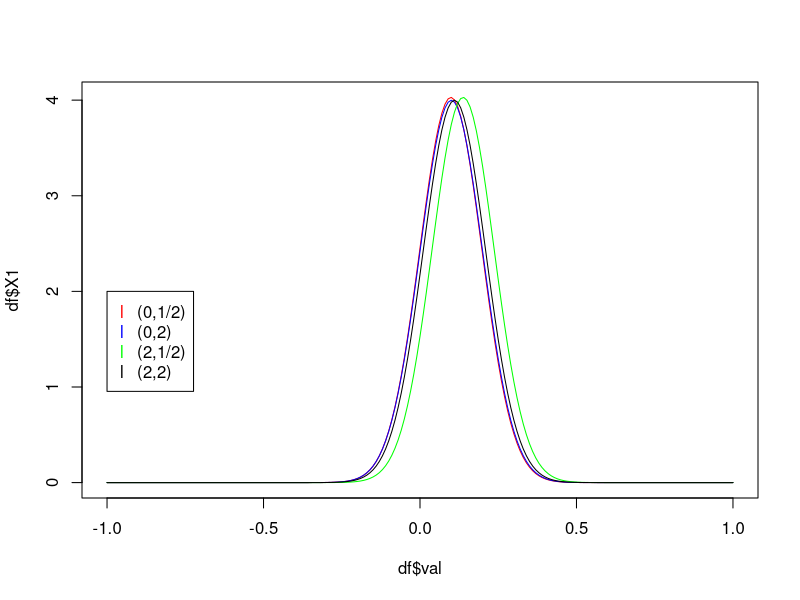
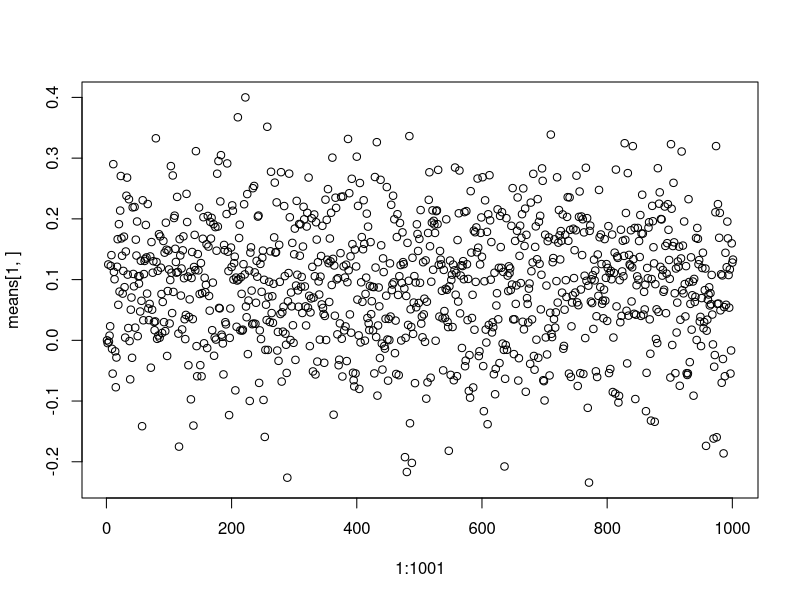
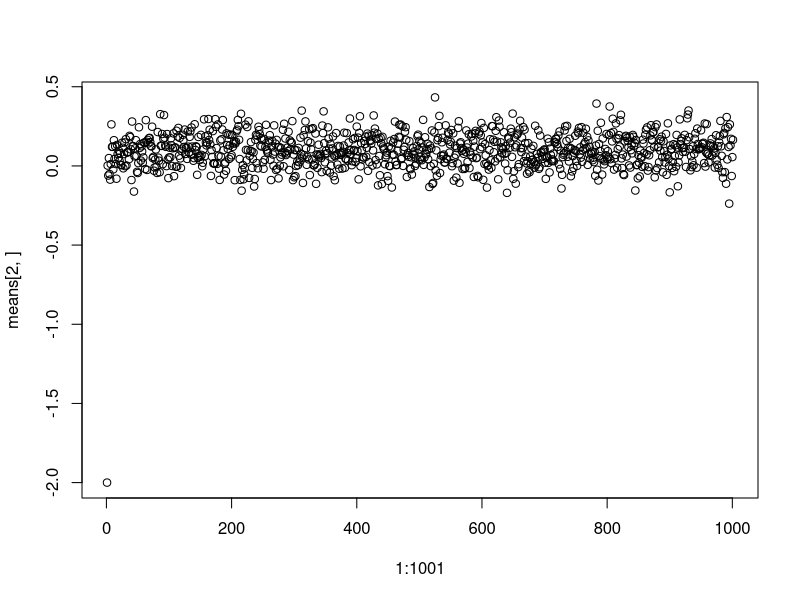
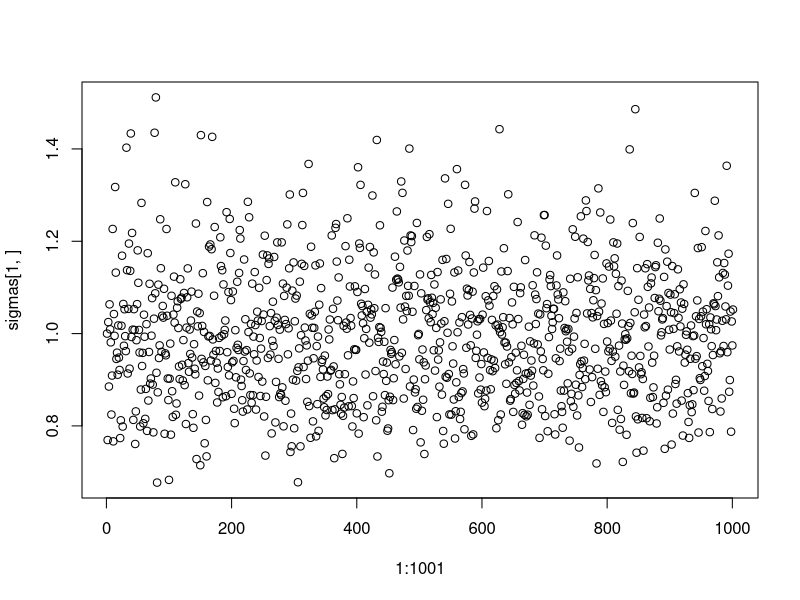
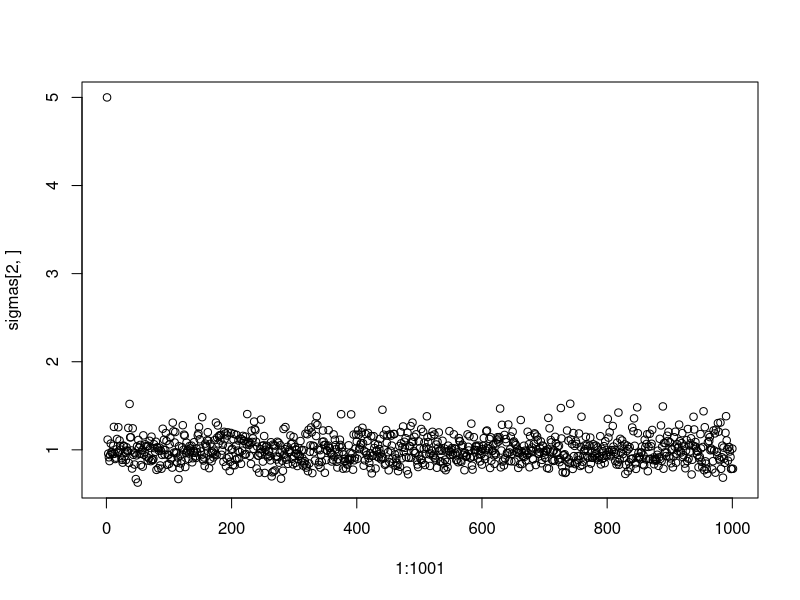
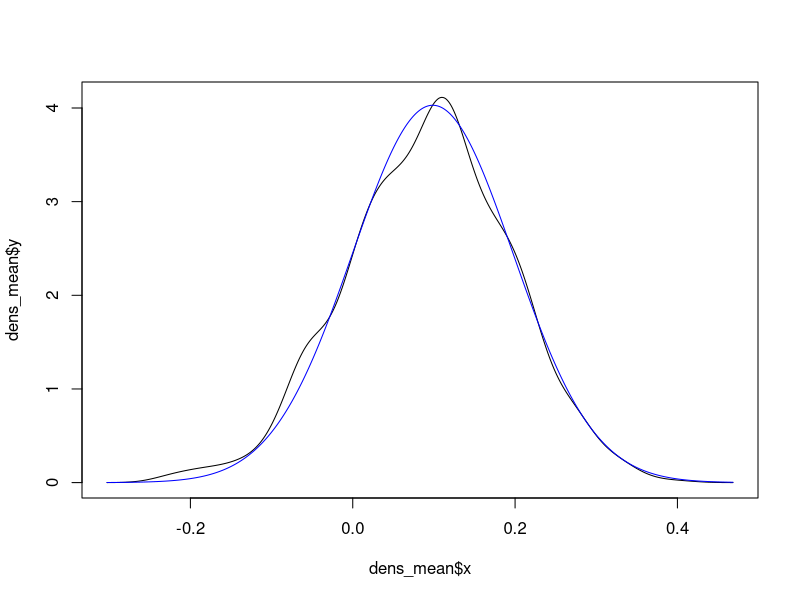
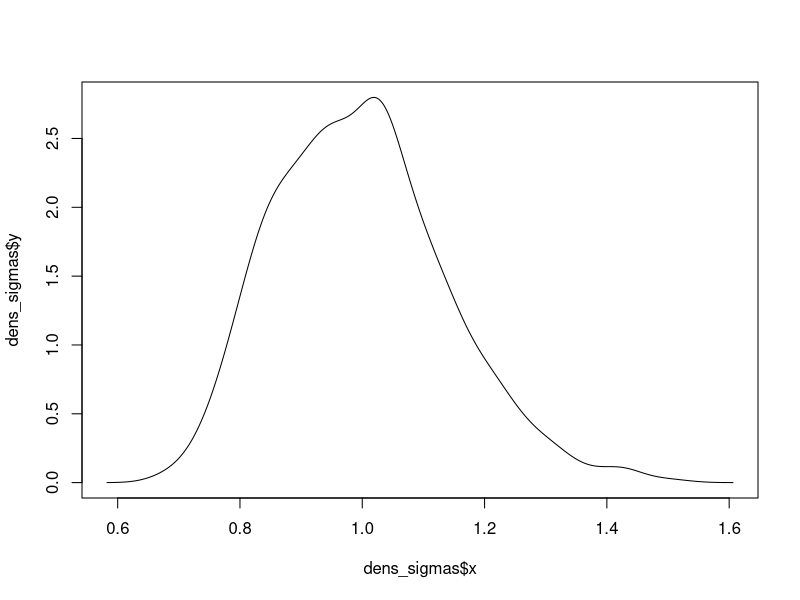
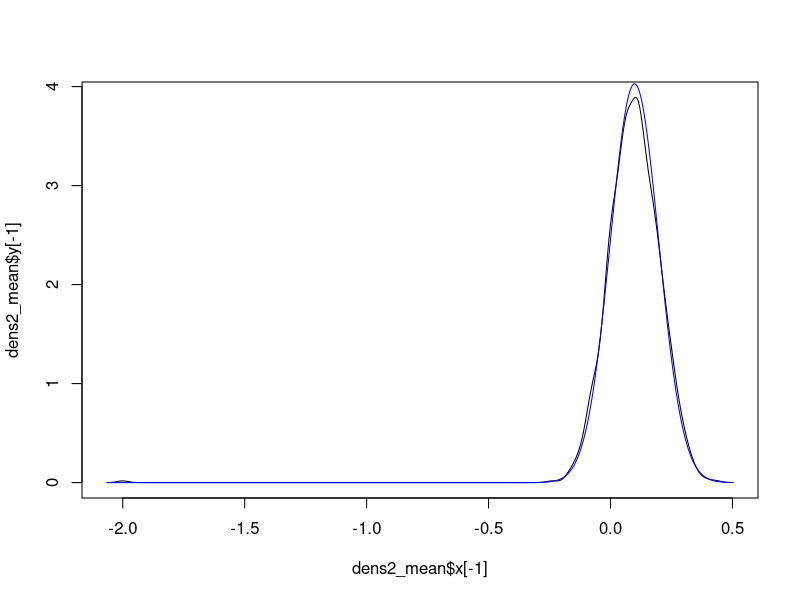

R code for these plots, in order:
library(ggplot2)
library(tidyr)

##Parts a-d

N = 100
X = rnorm(mean = 0, sd = 1, n = N)

mean = c(0,0,2,2)
var = c(1/2, 2, 1/2, 2)


val = seq(-1,1, by = 0.01)
data = matrix(nrow = length(val), ncol = 5)

max = matrix(nrow = 1, ncol = 4)

colnames(data) = c("val", 1,2,3,4)
colnames(max) = c(1,2,3,4)
data[,1] = val

post = function(par){
  mu = par[1]
  
  l = -1/sqrt(2 * pi * tao_n)*exp(-(mu-mu_n)^2/(2*tao_n))
  
  return(l) 
  
}

for (i in 1:4){
  
  mu_n = (N/1*mean(X)+1/var[i]*mean[i])/(N/1+1/var[i])
  tao_n = 1/(N/1+1/var[i])
  
  f = 1/sqrt(2 * pi * tao_n)*exp(-(val-mu_n)^2/(2*tao_n))
  
  data[,i+1] = f
  
  ##assign(paste0("post_",i), f)
  
  maximum = optim(c(0), post)
  
  max[1,i] =  maximum$par
  
}

df = data.frame(data)
max

plot(df$val, df$X1,type = "l", col = "red")
lines(df$val, df$X2, type = "l", col = "blue")
lines(df$val, df$X3, type = "l", col = "green")
lines(df$val, df$X4, type = "l", col = "black")

legend(-1,2,legend=c("(0,1/2)","(0,2)","(2,1/2)", "(2,2)"), col=c("red","blue","green","black"),
       pch=c("l","l","l","l"))


##e-h

##Prior parameters 
mu = 0
tao = 1/2 
alpha = 1
beta = 1


##Initial values
mu_0= c(0,-2)
sigma_0 = c(1,5)

means = matrix(nrow = 2, ncol = 1001)
sigmas = matrix(nrow = 2, ncol = 1001)

for (j in 1:2){
  means[j,1] = mu_0[j]
  sigmas[j,1] = sigma_0[j]
  
  for(i in 1:1000){
    
    mu_n = (N/sigmas[j,i]*mean(X)+1/tao*mu)/(N/sigmas[j,i]+1/tao) ##Posterior mean
    tao_n = 1/(N/sigmas[j,i]+1/tao) ##Posterior variance
    
    means[j,i+1] = rnorm(n = 1, mean = mu_n, sd = sqrt(tao_n)) ##Draw next mean from distribution
    #conditional on data and variance[i]
    
    squares = (X - means[j,i+1])^2 
    
    shape_a = alpha + N/2 ##Posterior shape
    
    rate_b = beta + 1/2*sum(squares) ##Posterior rate
    
    sigmas[j,i+1] = 1/rgamma(n = 1,shape = shape_a, rate =rate_b) ##Draw next variance from
    #distribution conditional on data and mean[i + 1]
    
    
  } 
  
  

}

plot(1:1001, means[1,])
plot(1:1001, means[2,])
plot(1:1001, sigmas[1,])
plot(1:1001, sigmas[2,])

#f
dens_mean = density(means[1,])
dens_sigmas = density(sigmas[1,])


mu_n = (N/1*mean(X)+1/tao*mu)/(N/1+1/tao)
tao_n = 1/(N/1+1/tao)


f_mean = 1/sqrt(2 * pi * tao_n)*exp(-(dens_mean$x-mu_n)^2/(2*tao_n))

plot(dens_mean$x, dens_mean$y, type = "l")
lines(dens_mean$x, f_mean, type = "l", col = "blue")

plot(dens_sigmas$x, dens_sigmas$y, type = "l")



#h
dens2_mean = density(means[2,])
dens2_sigmas = density(sigmas[2,])


f_var = 1/sqrt(2 * pi * tao_n)*exp(-(dens2_mean$x[-1]-mu_n)^2/(2*tao_n))

plot(dens2_mean$x[-1], dens2_mean$y[-1], type = "l")
lines(dens2_mean$x[-1], f_var, type = "l", col = "blue")

plot(dens2_sigmas$x[-1], dens2_sigmas$y[-1], type = "l")




#i
##Repeated sampling of a VECTOR of the parameters. 
##Prior, joint distribution are assumed to be independent. 


##Initial values
mu_0 = 0
sigma_0 = 1

##Candidtate standard deviation
candidate_sd_mean = 1
candidate_sd_var = 1

means = rep(0, times = 1001)
vars = rep(0, times = 1001)

means[1] = mu_0
vars[1] = sigma_0


for(i in 1:1000){
  
  cand_mean = rnorm(n = 1, mean = means[i], sd = candidate_sd_mean) ##Draw mean from candidate dist
  cand_var = rnorm(n = 1, mean = vars[i], sd = candidate_sd_var) ##Draw var from candidate dist
  
  if(cand_var<0){
    cand_var = cand_var*(-1)
  }
  
  
  ##Candidate posterior
  mu_n_cand = (N/cand_var*mean(X)+1/tao*mu)/(N/cand_var+1/tao) ##Posterior mean of mu. 
  tao_n_cand = 1/(N/cand_var+1/tao) ##Posterior variance of mu
  
  f_cand_var = dgamma(cand_var, shape = alpha, rate = beta)
  
  f_cand_mean = dnorm(x = cand_mean, mean = mu_n_cand, sd = sqrt(tao_n_cand)) ##prob of cand mean
  #* likelihood of sample
  posterior_cand = f_cand_var * f_cand_mean
  

  ##Current posterior 
  mu_n = (N/vars[i]*mean(X)+1/tao*mu)/(N/vars[i]+1/tao) 
  tao_n = 1/(N/vars[i]+1/tao) 
  
  f_var = dgamma(vars[i], shape = alpha, rate = beta)

  f_mean = dnorm(x = means[i], mean = mu_n, sd = sqrt(tao_n)) ##Prob of current mean
  #* likelihood of sample 
  posterior_current = f_var * f_mean
  

  frac = posterior_cand / posterior_current
  
  
  u = runif(n = 1)
  
  if(u <= frac){
    means[i+1] = cand_mean
    vars[i+1] = cand_var
  }
  
  else{
    means[i + 1] = means[i]
    vars[i+1] = vars[i]
  }
  
}

##i
plot(1:1001, means)
plot(1:1001, vars)

dens3_mean = density(means)
dens3_sigmas = density(vars)


plot(dens3_mean$x, dens3_mean$y, type = "l")
lines(dens_mean$x, dens_mean$y, type = "l", col = "blue")

plot(dens_sigmas$x, dens_sigmas$y, type = "l")
lines(dens3_sigmas$x, dens3_sigmas$y, type = "l", col = "blue")


##j 

f_post = function(data, mu, sigma){
  
  probs = dnorm(data, mean=mu, sd = sqrt(sigma)) 
  f_mu = 1/4 * exp(-2*abs(mu))
  f_sigma = dexp(x = sigma, rate = 1)

  l = prod(probs)
  
  return(l*f_mu*f_sigma)
} 

##Initial values
mu_0 = 0
sigma_0 = 1

##Candidtate standard deviation
candidate_sd_mean = 1
candidate_sd_var = 1

means = rep(0, times = 1001)
vars = rep(0, times = 1001)

means[1] = mu_0
vars[1] = sigma_0


for(i in 1:1000){
  
  cand_mean = rnorm(n = 1, mean = means[i], sd = candidate_sd_mean) ##Draw mean from candidate dist
  cand_var = rnorm(n = 1, mean = vars[i], sd = candidate_sd_var) ##Draw var from candidate dist
  
  if(cand_var<0){
    cand_var = cand_var*(-1)
  }
  
  
  ##Candidate posterior

  posterior_cand = f_post(X, cand_mean, cand_var)
  
  
  ##Current posterior 

  posterior_current = f_post(X, means[i], vars[i])
  
  
  frac = posterior_cand / posterior_current
  
  
  u = runif(n = 1)
  
  if(u <= frac){
    means[i+1] = cand_mean
    vars[i+1] = cand_var
  }
  
  else{
    means[i + 1] = means[i]
    vars[i+1] = vars[i]
  }
  
}

##i
plot(1:1001, means)
plot(1:1001, vars)

dens4_mean = density(means)
dens4_sigmas = density(vars)

##Posterior density given known variance and data
mu_n = (N/1*mean(X)+1/tao*mu)/(N/1+1/tao)
tao_n = 1/(N/1+1/tao)
f_mean = 1/sqrt(2 * pi * tao_n)*exp(-(dens4_mean$x-mu_n)^2/(2*tao_n))
##

plot(dens4_mean$x, dens4_mean$y, type = "l")
lines(dens3_mean$x, dens3_mean$y, type = "l", col = "red")
lines(dens_mean$x, dens_mean$y, type = "l", col = "blue")
lines(dens4_mean$x, f_mean, type = "l", col = "green")
legend(-0.1,8,legend=c("MH-pr2","MH-pr1","Gibbs", "Known var"), col=c("black","red", "blue","green"),
       pch=c("l","l","l","l"))


plot(dens_sigmas$x, dens_sigmas$y, type = "l")
lines(dens4_sigmas$x, dens3_sigmas$y, type = "l", col = "blue")
